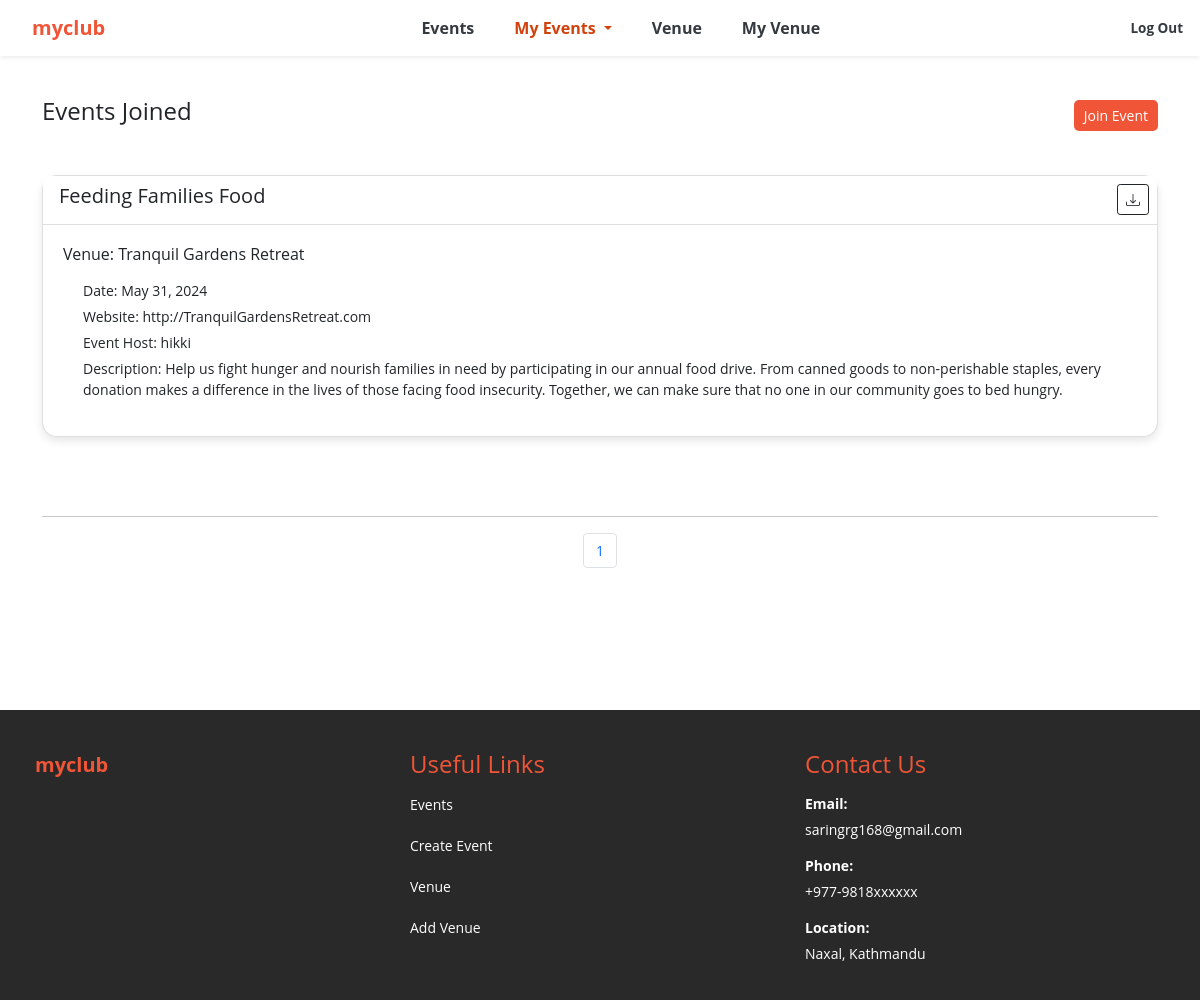
Screenshot of /events/joined/ (signed in) with the database file from the repository.
### events/models.py (models this page shows, shortened)
class MyClubUser(models.Model):
	user = models.ForeignKey(User, blank=True, null=True, on_delete=models.CASCADE)
	event = models.ForeignKey(Event, blank=True, null=True, on_delete=models.CASCADE)
	class Meta:
		unique_together = ('user', 'event')

class Event(models.Model):
	name = models.CharField('Event Name', max_length=120)
	event_date = models.DateField('Event Date', blank=False)
	venue = models.ForeignKey(Venue, blank=True, null=True, on_delete=models.CASCADE)
	manager = models.ForeignKey(User, blank=True, null=True, on_delete=models.SET_NULL)
	description = models.TextField(blank=False)
	registration_fee = models.IntegerField('Registration Fee', blank=False)
	class Meta:
		ordering = ['-event_date']

class Venue(models.Model):
	name = models.CharField('Venue Name', max_length=120)
	address = models.CharField(max_length=300)
	zip_code = models.CharField('Zip Code', max_length=15)
	phone_regex = RegexValidator(regex=r'^\d{10}$', message="Phone number must be exactly 10 digits.")
	phone = models.CharField('Contact Phone', max_length=10, validators=[phone_regex])
	web = models.URLField('Website Address', blank=False)
	email_address = models.EmailField('Email Address', blank=False)
	owner = models.IntegerField("Venue Owner", blank=False, default=1)
	venue_description = models.TextField(blank=False)
	venue_image = models.ImageField(null=True, blank=True, upload_to="images/")
	capacity = models.IntegerField("Capacity", blank=False)
	make_public = models.BooleanField("Make Public", default=False)
	def __str__(self):
		return self.name
	class Meta:
		ordering = ['name']

### events/views.py (the view)
# urls.py: path('events/joined/', views.joined_events_list, name='joined_events_list'),
@login_required
def joined_events_list(request):
	joined_events = MyClubUser.objects.filter(user=request.user)
	p = Paginator(joined_events, 6)
	page = request.GET.get('page')
	joined_events_paginated = p.get_page(page)
	nums = "a" * joined_events_paginated.paginator.num_pages
	return render(request, 'events/joined_events_list.html', {'joined_events': joined_events_paginated, 'nums': nums})

### events/templates/events/joined_events_list.html (shortened to what this page needs)
{% extends 'events/base.html' %}
{% block content %}
    <nav class="custom-nav">
        <div>
            <h4>Events Joined</h4>
        </div>
        <div>
            <a class="d-flex" href="{% url 'list-events' %}" style="text-decoration: none;">
                <button class="btn btn-sm btn-custom">Join Event</button>
            </a>
        </div>
    </nav>
    <br>
    {% if not joined_events %}
        <p>You haven't joined any events.</p>
    {% else %}
        {% for joined_event in joined_events %}
            <div class="card custom-card">
                <div class="card-header custom-card-header d-flex justify-content-between align-items-center">
                    <h5 class="custom-card-title">{{ joined_event.event.name }}</h5>
                    <div>
                        <a href="{% url 'generate_pdf' joined_event.event.id %}" class="btn btn-outline-dark btn-sm me-2"><i class="bi bi-download"></i></a>
                    </div>
                </div>
                <div class="card-body custom-card-body">
                    <h6 class="card-title">Venue: {{ joined_event.event.venue }}</h6>
                    <p class="card-text">
                        <ul class="list-unstyled custom-list">
                            {% if joined_event.event.event_date %}
                                <li>Date: {{ joined_event.event.event_date }}</li>
                            {% endif %}
                            {% if joined_event.event.venue.web %}
                                <li>Website: {{ joined_event.event.venue.web }}</li>
                            {% endif %}
                            {% if joined_event.event.manager %}
                                <li>Event Host: {{ joined_event.event.manager }}</li>
                            {% endif %}
                            {% if joined_event.event.description %}
                                <li>Description: {{ joined_event.event.description }}</li>
                            {% endif %}
                        </ul>
                    </p>
                </div>
            </div>
            <br><br>
        {% endfor %}
    {% endif %}
    <br>
    <hr>
    <nav aria-label="Page navigation example">
        <ul class="pagination justify-content-center">
            {% for i in nums %}
                <li class="page-item">
                    <a class="page-link" href="?page={{ forloop.counter }}">{{ forloop.counter }}</a>
                </li>
            {% endfor %}
        </ul>
    </nav>
{% endblock %}

### events/templates/events/base.html (style rules this page uses)
body { font-size: 14px; font-weight: 400; font-family: "Open Sans", sans-serif; background: #FFFFFF; }
.custom-nav { display: flex; justify-content: space-between; align-items: center; padding-top: 20px; padding-bottom: 20px; background-color: #FFFFFF; }
.d-flex { padding-right: 0px; }
.btn-custom { font-size: 14px; color: #FFFFFF; background-color: #f05537; cursor: pointer; padding: 5px 10px; text-decoration: none; border: none; border-radius: 5px; }
* { scrollbar-width: none; -ms-overflow-style: none; }

### events/templates/events/navbar.html (style rules this page uses)
:root { --bs-primary: #f05537; --bs-orange: #d1410c; }

### events/templates/events/joined_events_list.html (style rules this page uses)
.custom-card { border-radius: 15px; box-shadow: 0 4px 8px rgba(0, 0, 0, 0.1); transition: transform 0.2s, box-shadow 0.2s; }
.custom-card-header { background-color: white; border-top-left-radius: 15px; border-top-right-radius: 15px; }
.custom-card-body { padding: 20px; }
.custom-card-title { font-size: 1.25rem; margin-bottom: 0.5rem; }
.custom-list { padding-left: 20px; }
.custom-list li { margin-bottom: 5px; }

### rows the page displays
MyClubUser: event.name "Feeding Families Food", event.venue "Tranquil Gardens Retreat", event.event_date "May 31, 2024", event.venue.web "http://TranquilGardensRetreat.com", event.manager "hikki", event.description "Help us fight hunger and nourish families in need by participating in our annual food drive. From canned goods to non-perishable staples, every donation makes a difference in the lives of those facing food insecurity. Together, we can make sure that no one in our community goes to bed hungry."
